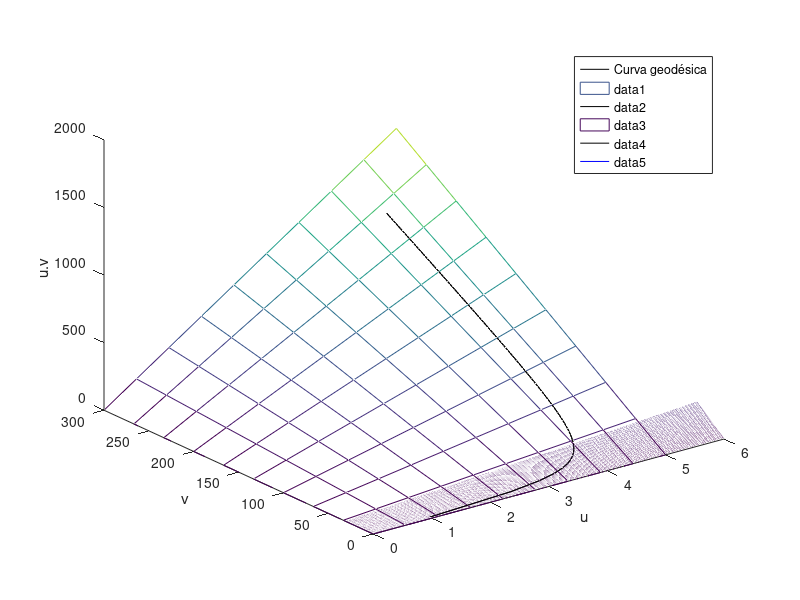
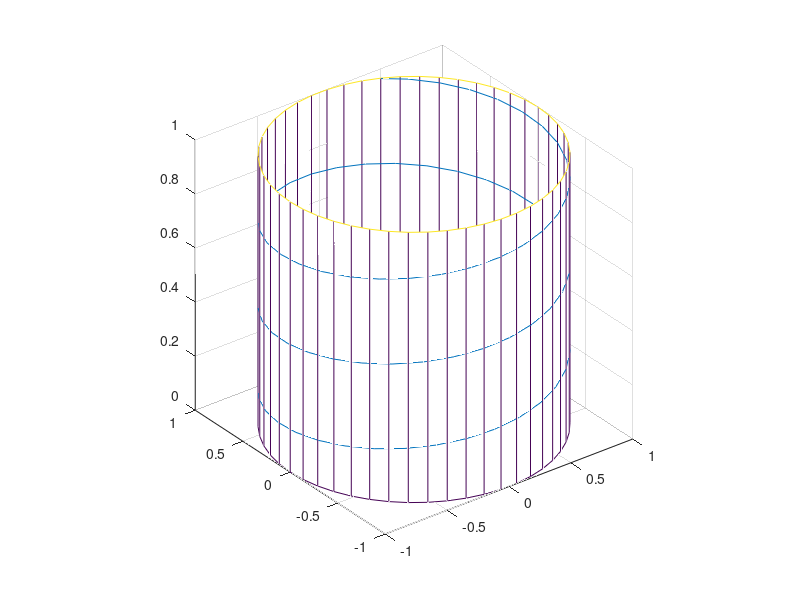
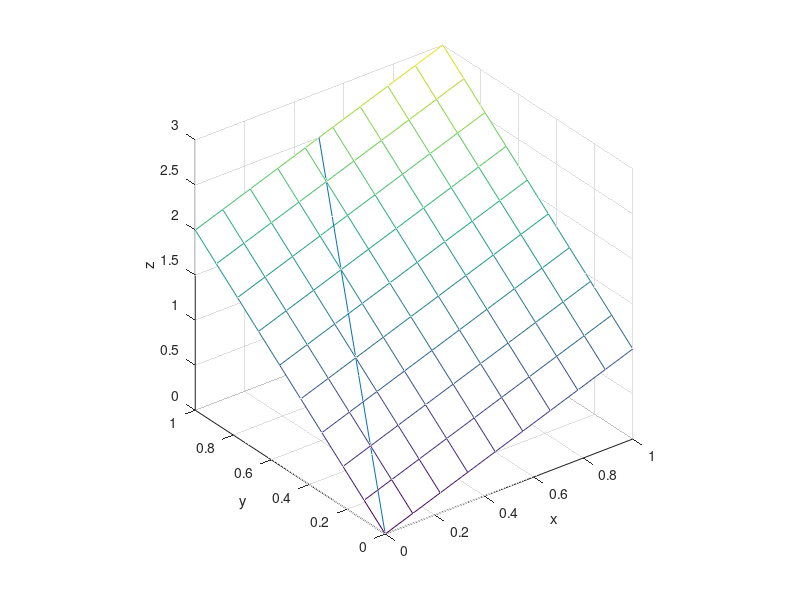

These figures' MATLAB source, in order:
%%%%%%%%%%%%%%%%%%%%%%%%%%%%%%%%%%%%%%%%%%%%%%%%%%%%%%%%%%%%%%%%%%%%%%%%%%%%
% Gráfico de la superficie del paraboloide hiperbólico r(u,v) = (u, v, uv) %
%%%%%%%%%%%%%%%%%%%%%%%%%%%%%%%%%%%%%%%%%%%%%%%%%%%%%%%%%%%%%%%%%%%%%%%%%%%%

tx = ty = linspace (-100, 100, 10)';
[xx, yy] = meshgrid (tx, ty);
tz = xx .* yy ;
mesh (tx, ty, tz);

% surf(tz) mas colorido


%%%%%%%%%%%%%%%%%%%%%%%%%%%%%%%%%
% Gráfico de la curva geodésica %
%%%%%%%%%%%%%%%%%%%%%%%%%%%%%%%%%

function derivadas = funcion(x,s)
derivadas(1) = x(3);
derivadas(2) = x(4);
derivadas(3) = -2*x(2)*x(3)*x(4)/(x(1).^2+x(2).^2+1);
derivadas(4) = -2*x(1)*x(3)*x(4)/(x(1).^2+x(2).^2+1);
endfunction

s = 0:1:100;
yo = [1; 2; 3; 4];
resultado = lsode("funcion", yo, s);
x = resultado(:,1);
y = resultado(:,2);
z = x .*y;
plot3 (x, y, z, '-k')

xlabel('u');
ylabel('v');
zlabel('u.v');
legend('Curva geodésica');


%%%%%%%%%%%%%%%%%%%%%%%%%%%%%%%%%%%%%%%%%%%%%%%%%%%%%%%%%%%%%%%%%%%%%%%%%%%%%%%%%
% Gráfico de la curva geodésica sobre la superficie del paraboloide hiperbólico %
%%%%%%%%%%%%%%%%%%%%%%%%%%%%%%%%%%%%%%%%%%%%%%%%%%%%%%%%%%%%%%%%%%%%%%%%%%%%%%%%%
tx = linspace (0, 5, 10)';
ty = linspace (0, 300, 10)';
[xx, yy] = meshgrid (tx, ty);
tz = xx .* yy ;

hold all;
mesh (tx, ty, tz);
plot3 (x, y, z, '-k')

xlabel('u');
ylabel('v');
zlabel('u.v');


%%%%%%%%%%%%%%%%%%%%%%%%%%%%%%%%%%%%%%%%%%%%%%%%%%%%%%%%%%%%%%%%%%%%%%%%%%%%%%%%%%%%%%%%%%%%%%%%%
% Gráfico de la curva geodésica y su estimación sobre la superficie del paraboloide hiperbólico %
%%%%%%%%%%%%%%%%%%%%%%%%%%%%%%%%%%%%%%%%%%%%%%%%%%%%%%%%%%%%%%%%%%%%%%%%%%%%%%%%%%%%%%%%%%%%%%%%%

function salida = euler(t, h, y_0)
intervalo = 0:h:t;
salida = y_0;
for k = 1:(length(intervalo)-1)
  salida(k+1,:) = salida(k,:) + h * funcion(salida(k, :));
endfor
endfunction


t = 10
h = 0.01
y_0 = [1 2 3 4]

M = euler(t, h, y_0);
u = M(:,1);
v = M(:,2);
uv = u .* v;

s = 0:h:t;
resultado = lsode("funcion", yo, s);
x = resultado(:,1);
y = resultado(:,2);
z = x .*y;




tx = linspace (0, 6, 100)';
ty = linspace (0, 30, 100)';
[xx, yy] = meshgrid (tx, ty);
tz = xx .* yy ;

hold all;
mesh (tx, ty, tz);
plot3 (x, y, z, '-k')
plot3(u, v, uv, '-b')

xlabel('u');
ylabel('v');
zlabel('u.v');

%%%%%%%%%%%%%%%%%%%%%%%%%%%%%%%%%
% Gráfico del cilindro %
%%%%%%%%%%%%%%%%%%%%%%%%%%%%%%%%%


figure
[X,Y,Z] = cylinder([1 1],50);
mesh(X,Y,Z)
axis square

hold all

t = 0:0.01:1;
p0 = 1;
q0 = 20;
x = cos(q0*t);
y = sin(q0*t);
z = p0*t;

plot3(x,y,z)

%%%%%%%%%%%%%%%%%%%%%%%%%%%%%%%%%
% Grafico del plano %
%%%%%%%%%%%%%%%%%%%%%%%%%%%%%%%%%

a = 1;
b = 2;

figure
X = linspace(0,1,10);
Y = linspace(0,1,10);
[XX YY] = meshgrid(X,Y);
ZZ = a*XX+b*YY;
mesh(XX,YY,ZZ)
axis square

hold all

t = 0:0.1:0.5;
p0 = 1;
q0 = 2;
x = p0*t;
y = q0*t;
z = a*p0*t + b*q0*t;

plot3(x,y,z)

xlabel('x');
ylabel('y');
zlabel('z');


